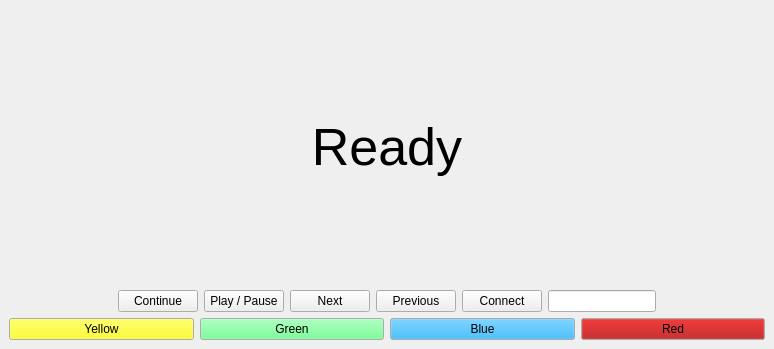
<?xml version="1.0" encoding="UTF-8"?>
<ui version="4.0">
 <class>MainWindow</class>
 <widget class="QMainWindow" name="MainWindow">
  <property name="geometry">
   <rect>
    <x>0</x>
    <y>0</y>
    <width>774</width>
    <height>349</height>
   </rect>
  </property>
  <property name="sizePolicy">
   <sizepolicy hsizetype="Expanding" vsizetype="Expanding">
    <horstretch>0</horstretch>
    <verstretch>0</verstretch>
   </sizepolicy>
  </property>
  <property name="windowTitle">
   <string>Joystick Reader</string>
  </property>
  <widget class="QWidget" name="centralwidget">
   <layout class="QGridLayout" name="gridLayout">
    <item row="0" column="0">
     <layout class="QVBoxLayout" name="verticalLayout_2">
      <property name="sizeConstraint">
       <enum>QLayout::SetDefaultConstraint</enum>
      </property>
      <item>
       <widget class="QLabel" name="label">
        <property name="sizePolicy">
         <sizepolicy hsizetype="Expanding" vsizetype="Expanding">
          <horstretch>0</horstretch>
          <verstretch>0</verstretch>
         </sizepolicy>
        </property>
        <property name="maximumSize">
         <size>
          <width>16777215</width>
          <height>16777215</height>
         </size>
        </property>
        <property name="font">
         <font>
          <pointsize>39</pointsize>
         </font>
        </property>
        <property name="text">
         <string>Ready</string>
        </property>
        <property name="alignment">
         <set>Qt::AlignCenter</set>
        </property>
       </widget>
      </item>
      <item>
       <layout class="QHBoxLayout" name="horizontalLayout_4">
        <property name="sizeConstraint">
         <enum>QLayout::SetDefaultConstraint</enum>
        </property>
        <property name="bottomMargin">
         <number>0</number>
        </property>
        <item>
         <spacer name="horizontalSpacer">
          <property name="orientation">
           <enum>Qt::Horizontal</enum>
          </property>
          <property name="sizeHint" stdset="0">
           <size>
            <width>40</width>
            <height>20</height>
           </size>
          </property>
         </spacer>
        </item>
        <item>
         <widget class="QPushButton" name="continueBtn">
          <property name="text">
           <string>Continue</string>
          </property>
         </widget>
        </item>
        <item>
         <widget class="QPushButton" name="playPauseBtn">
          <property name="text">
           <string>Play / Pause</string>
          </property>
         </widget>
        </item>
        <item>
         <widget class="QPushButton" name="nextBtn">
          <property name="text">
           <string>Next</string>
          </property>
         </widget>
        </item>
        <item>
         <widget class="QPushButton" name="prevBtn">
          <property name="text">
           <string>Previous</string>
          </property>
         </widget>
        </item>
        <item>
         <widget class="QPushButton" name="btnConnect">
          <property name="text">
           <string>Connect</string>
          </property>
         </widget>
        </item>
        <item>
         <widget class="QLineEdit" name="joyDevBox"/>
        </item>
        <item>
         <spacer name="horizontalSpacer_2">
          <property name="orientation">
           <enum>Qt::Horizontal</enum>
          </property>
          <property name="sizeHint" stdset="0">
           <size>
            <width>40</width>
            <height>20</height>
           </size>
          </property>
         </spacer>
        </item>
       </layout>
      </item>
      <item>
       <layout class="QHBoxLayout" name="horizontalLayout_8">
        <item>
         <widget class="QPushButton" name="yellowButton">
          <property name="palette">
           <palette>
            <active>
             <colorrole role="WindowText">
              <brush brushstyle="SolidPattern">
               <color alpha="255">
                <red>0</red>
                <green>0</green>
                <blue>0</blue>
               </color>
              </brush>
             </colorrole>
             <colorrole role="Button">
              <brush brushstyle="SolidPattern">
               <color alpha="255">
                <red>255</red>
                <green>255</green>
                <blue>0</blue>
               </color>
              </brush>
             </colorrole>
             <colorrole role="Text">
              <brush brushstyle="SolidPattern">
               <color alpha="255">
                <red>0</red>
                <green>0</green>
                <blue>0</blue>
               </color>
              </brush>
             </colorrole>
             <colorrole role="ButtonText">
              <brush brushstyle="SolidPattern">
               <color alpha="255">
                <red>0</red>
                <green>0</green>
                <blue>0</blue>
               </color>
              </brush>
             </colorrole>
            </active>
            <inactive>
             <colorrole role="WindowText">
              <brush brushstyle="SolidPattern">
               <color alpha="255">
                <red>0</red>
                <green>0</green>
                <blue>0</blue>
               </color>
              </brush>
             </colorrole>
             <colorrole role="Button">
              <brush brushstyle="SolidPattern">
               <color alpha="255">
                <red>255</red>
                <green>255</green>
                <blue>0</blue>
               </color>
              </brush>
             </colorrole>
             <colorrole role="Text">
              <brush brushstyle="SolidPattern">
               <color alpha="255">
                <red>0</red>
                <green>0</green>
                <blue>0</blue>
               </color>
              </brush>
             </colorrole>
             <colorrole role="ButtonText">
              <brush brushstyle="SolidPattern">
               <color alpha="255">
                <red>0</red>
                <green>0</green>
                <blue>0</blue>
               </color>
              </brush>
             </colorrole>
            </inactive>
            <disabled>
             <colorrole role="WindowText">
              <brush brushstyle="SolidPattern">
               <color alpha="127">
                <red>255</red>
                <green>255</green>
                <blue>255</blue>
               </color>
              </brush>
             </colorrole>
             <colorrole role="Button">
              <brush brushstyle="SolidPattern">
               <color alpha="255">
                <red>91</red>
                <green>90</green>
                <blue>94</blue>
               </color>
              </brush>
             </colorrole>
             <colorrole role="Text">
              <brush brushstyle="SolidPattern">
               <color alpha="127">
                <red>255</red>
                <green>255</green>
                <blue>255</blue>
               </color>
              </brush>
             </colorrole>
             <colorrole role="ButtonText">
              <brush brushstyle="SolidPattern">
               <color alpha="127">
                <red>0</red>
                <green>0</green>
                <blue>0</blue>
               </color>
              </brush>
             </colorrole>
            </disabled>
           </palette>
          </property>
          <property name="text">
           <string>Yellow</string>
          </property>
          <property name="autoExclusive">
           <bool>false</bool>
          </property>
         </widget>
        </item>
        <item>
         <widget class="QPushButton" name="greenButton">
          <property name="palette">
           <palette>
            <active>
             <colorrole role="Button">
              <brush brushstyle="SolidPattern">
               <color alpha="255">
                <red>85</red>
                <green>255</green>
                <blue>127</blue>
               </color>
              </brush>
             </colorrole>
             <colorrole role="ButtonText">
              <brush brushstyle="SolidPattern">
               <color alpha="255">
                <red>0</red>
                <green>0</green>
                <blue>0</blue>
               </color>
              </brush>
             </colorrole>
            </active>
            <inactive>
             <colorrole role="Button">
              <brush brushstyle="SolidPattern">
               <color alpha="255">
                <red>85</red>
                <green>255</green>
                <blue>127</blue>
               </color>
              </brush>
             </colorrole>
             <colorrole role="ButtonText">
              <brush brushstyle="SolidPattern">
               <color alpha="255">
                <red>0</red>
                <green>0</green>
                <blue>0</blue>
               </color>
              </brush>
             </colorrole>
            </inactive>
            <disabled>
             <colorrole role="Button">
              <brush brushstyle="SolidPattern">
               <color alpha="255">
                <red>91</red>
                <green>90</green>
                <blue>94</blue>
               </color>
              </brush>
             </colorrole>
             <colorrole role="ButtonText">
              <brush brushstyle="SolidPattern">
               <color alpha="127">
                <red>0</red>
                <green>0</green>
                <blue>0</blue>
               </color>
              </brush>
             </colorrole>
            </disabled>
           </palette>
          </property>
          <property name="text">
           <string>Green</string>
          </property>
         </widget>
        </item>
        <item>
         <widget class="QPushButton" name="blueButton">
          <property name="palette">
           <palette>
            <active>
             <colorrole role="Button">
              <brush brushstyle="SolidPattern">
               <color alpha="255">
                <red>0</red>
                <green>170</green>
                <blue>255</blue>
               </color>
              </brush>
             </colorrole>
             <colorrole role="ButtonText">
              <brush brushstyle="SolidPattern">
               <color alpha="255">
                <red>0</red>
                <green>0</green>
                <blue>0</blue>
               </color>
              </brush>
             </colorrole>
            </active>
            <inactive>
             <colorrole role="Button">
              <brush brushstyle="SolidPattern">
               <color alpha="255">
                <red>0</red>
                <green>170</green>
                <blue>255</blue>
               </color>
              </brush>
             </colorrole>
             <colorrole role="ButtonText">
              <brush brushstyle="SolidPattern">
               <color alpha="255">
                <red>0</red>
                <green>0</green>
                <blue>0</blue>
               </color>
              </brush>
             </colorrole>
            </inactive>
            <disabled>
             <colorrole role="Button">
              <brush brushstyle="SolidPattern">
               <color alpha="255">
                <red>91</red>
                <green>90</green>
                <blue>94</blue>
               </color>
              </brush>
             </colorrole>
             <colorrole role="ButtonText">
              <brush brushstyle="SolidPattern">
               <color alpha="127">
                <red>0</red>
                <green>0</green>
                <blue>0</blue>
               </color>
              </brush>
             </colorrole>
            </disabled>
           </palette>
          </property>
          <property name="text">
           <string>Blue</string>
          </property>
         </widget>
        </item>
        <item>
         <widget class="QPushButton" name="redButton">
          <property name="palette">
           <palette>
            <active>
             <colorrole role="WindowText">
              <brush brushstyle="SolidPattern">
               <color alpha="255">
                <red>231</red>
                <green>231</green>
                <blue>231</blue>
               </color>
              </brush>
             </colorrole>
             <colorrole role="Button">
              <brush brushstyle="SolidPattern">
               <color alpha="255">
                <red>170</red>
                <green>0</green>
                <blue>0</blue>
               </color>
              </brush>
             </colorrole>
             <colorrole role="BrightText">
              <brush brushstyle="SolidPattern">
               <color alpha="255">
                <red>255</red>
                <green>0</green>
                <blue>0</blue>
               </color>
              </brush>
             </colorrole>
             <colorrole role="ButtonText">
              <brush brushstyle="SolidPattern">
               <color alpha="255">
                <red>0</red>
                <green>0</green>
                <blue>0</blue>
               </color>
              </brush>
             </colorrole>
            </active>
            <inactive>
             <colorrole role="WindowText">
              <brush brushstyle="SolidPattern">
               <color alpha="255">
                <red>231</red>
                <green>231</green>
                <blue>231</blue>
               </color>
              </brush>
             </colorrole>
             <colorrole role="Button">
              <brush brushstyle="SolidPattern">
               <color alpha="255">
                <red>170</red>
                <green>0</green>
                <blue>0</blue>
               </color>
              </brush>
             </colorrole>
             <colorrole role="BrightText">
              <brush brushstyle="SolidPattern">
               <color alpha="255">
                <red>255</red>
                <green>0</green>
                <blue>0</blue>
               </color>
              </brush>
             </colorrole>
             <colorrole role="ButtonText">
              <brush brushstyle="SolidPattern">
               <color alpha="255">
                <red>0</red>
                <green>0</green>
                <blue>0</blue>
               </color>
              </brush>
             </colorrole>
            </inactive>
            <disabled>
             <colorrole role="WindowText">
              <brush brushstyle="SolidPattern">
               <color alpha="127">
                <red>91</red>
                <green>90</green>
                <blue>94</blue>
               </color>
              </brush>
             </colorrole>
             <colorrole role="Button">
              <brush brushstyle="SolidPattern">
               <color alpha="255">
                <red>91</red>
                <green>90</green>
                <blue>94</blue>
               </color>
              </brush>
             </colorrole>
             <colorrole role="BrightText">
              <brush brushstyle="SolidPattern">
               <color alpha="255">
                <red>0</red>
                <green>0</green>
                <blue>0</blue>
               </color>
              </brush>
             </colorrole>
             <colorrole role="ButtonText">
              <brush brushstyle="SolidPattern">
               <color alpha="127">
                <red>0</red>
                <green>0</green>
                <blue>0</blue>
               </color>
              </brush>
             </colorrole>
            </disabled>
           </palette>
          </property>
          <property name="text">
           <string>Red</string>
          </property>
         </widget>
        </item>
       </layout>
      </item>
     </layout>
    </item>
   </layout>
  </widget>
 </widget>
 <resources/>
 <connections/>
</ui>
